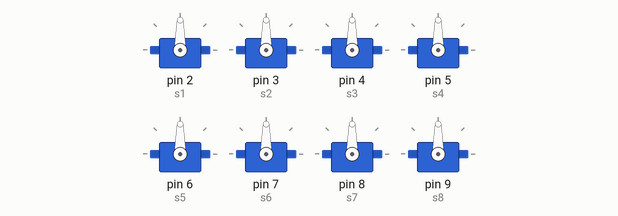
The sketch below on a simulated Arduino Uno, built with avr-gcc and run on an emulated ATmega328P. On the bench: 8 × servo.

Above: at 0.1 s.
At 4.7 s:
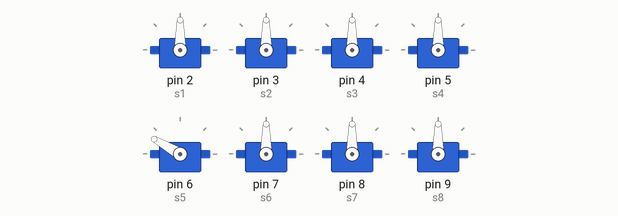
At 9.5 s:
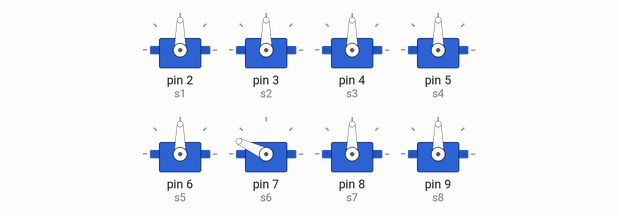
At 18.5 s:
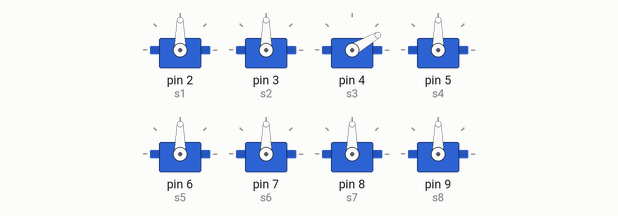
At 29.1 s:
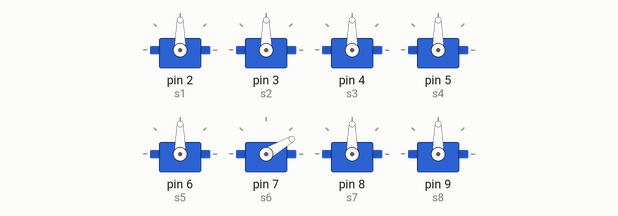
At 39.3 s:
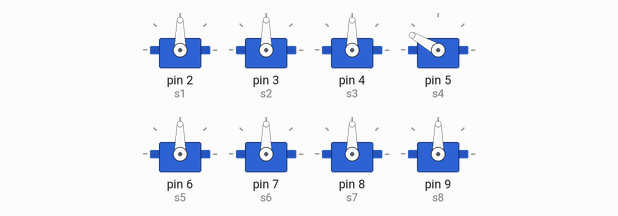
Timing chart, 0 to 40.0 s (numbered marks = the images above):
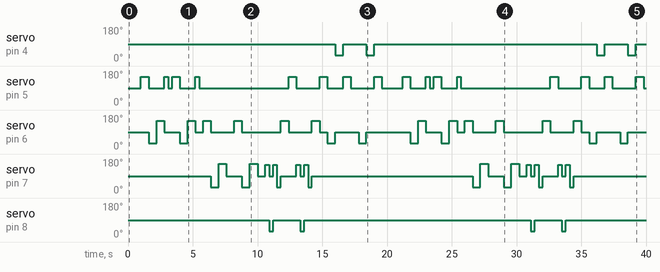

The sketch:

two_tigers.ino
```cpp
// 两只老虎
#include <Servo.h>

Servo s1;
Servo s2;
Servo s3;
Servo s4;
Servo s5;
Servo s6;
Servo s7;
Servo s8;

void setup() {
  s1.attach(2); s2.attach(3); s3.attach(4); s4.attach(5);
  s5.attach(6); s6.attach(7); s7.attach(8); s8.attach(9);
}

void loop() {
  s4.write(90); s5.write(90); s3.write(90); s4.write(90);
  s5.write(90); s6.write(90); s7.write(90); s8.write(90);

  delay(1000);

  // 1 2 3 1
  s4.write(150);
  delay(600);

  s5.write(30); s4.write(90);
  delay(600);

  s5.write(150);
  delay(600);

  s4.write(150); s5.write(90);
  delay(300);

  s4.write(90);
  delay(300);

  // 1 2 3 1
  s4.write(150);
  delay(600);

  s5.write(30); s4.write(90);
  delay(600);

  s5.write(150);
  delay(600);

  s4.write(150); s5.write(90);
  delay(300);

  s4.write(90);
  delay(300);

  // 3 4 5 -
  s5.write(150);
  delay(600);
  s6.write(30); s5.write(90);
  delay(600);
  s6.write(155); // **
  delay(600);
  s6.write(90);
  delay(600);

  // 3 4 5 -
  s5.write(150);
  delay(600);
  s6.write(30); s5.write(90);
  delay(600);
  s6.write(155); // *
  delay(600);
  s6.write(90);
  delay(600);

  // 5 6 5 4 3 1
  s6.write(150);
  delay(300);
  s7.write(30); s6.write(90);
  delay(300);
  s6.write(150); s7.write(90);
  delay(300);
  s6.write(30);
  delay(300);

  s5.write(150); s6.write(90);
  delay(600);
  s4.write(150); s5.write(90);
  delay(600);
  s4.write(90);

  // 5 6 5 4 3 1
  s6.write(150);
  delay(300);
  s7.write(30); s6.write(90);
  delay(300);
  s6.write(150); s7.write(90);
  delay(300);
  s6.write(30);
  delay(300);

  s5.write(150); s6.write(90);
  delay(600);
  s4.write(150); s5.write(90);
  delay(600);
  s4.write(90);

  // 2 5 1
  s5.write(30);
  delay(600);
  s3.write(30); s5.write(90);
  delay(600);
  s4.write(150); s3.write(90);
  delay(600);
  s4.write(90);
  delay(600);

  // 2 5 1
  s5.write(30);
  delay(600);
  s3.write(30); s5.write(90);
  delay(600);
  s4.write(150); s3.write(90);
  delay(600);
  s4.write(90);
  delay(600);

}
```

Measured:
- by itself, servo on pin 4 (s3): 90° → 30° at 16.0 s, → 90° 0.60 s later, → 30° 1.8 s later, → 90° 0.60 s later, … (8 changes in this stretch)
- by itself, servo on pin 5 (s4): 90° → 150° at 1.0 s, → 90° 0.60 s later, → 150° 1.2 s later, → 90° 0.30 s later, … (32 changes in this stretch)
- by itself, servo on pin 6 (s5): 90° → 30° at 1.6 s, → 150° 0.60 s later, → 90° 0.60 s later, → 30° 1.2 s later, … (36 changes in this stretch)
- by itself, servo on pin 7 (s6): 90° → 30° at 6.4 s, → 155° 0.60 s later, → 90° 0.60 s later, → 30° 1.2 s later, … (32 changes in this stretch)
- by itself, servo on pin 8 (s7): 90° → 30° at 10.9 s, → 90° 0.30 s later, → 30° 2.1 s later, → 90° 0.30 s later, … (8 changes in this stretch)
